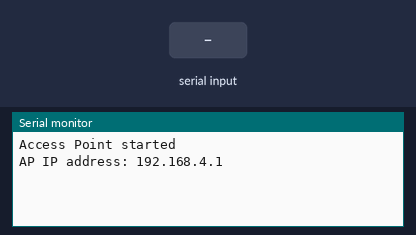
Bench run of a sketch on a simulated ESP32. Parts: the last lines printed to the serial monitor. Inputs (shaded band) come from the test bench.

Above: at 1.2 s.
1.3 s: "1" received over the second serial link
At 1.7 s:
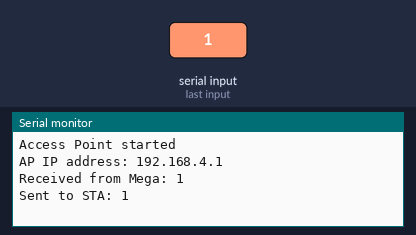
2.8 s: "0" received over the second serial link
At 4.0 s:
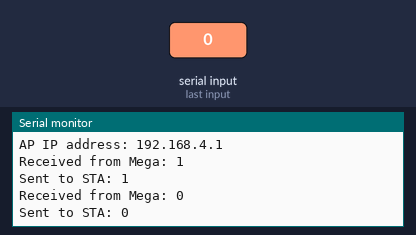
4.3 s: "2" received over the second serial link
At 5.2 s:
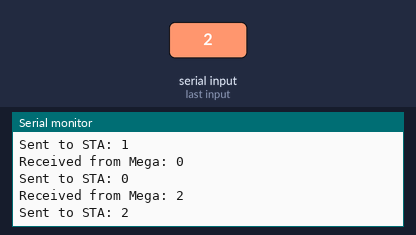

The sketch:

ESP_AP-M2M-Stationary.ino
```cpp
#include <WiFi.h>
#include <WiFiUdp.h>

#define RXD2 16
#define TXD2 17

const char* ssid = "ESP32_AP";
const char* password = "12345678";
const int udpPort = 12345;
WiFiUDP udp;

void setup() {
  Serial.begin(115200);      // Debugging
  Serial2.begin(9600, SERIAL_8N1, RXD2, TXD2);   // Communication with Arduino Mega

  WiFi.softAP(ssid, password);
  Serial.println("Access Point started");

  IPAddress IP = WiFi.softAPIP();
  Serial.print("AP IP address: ");
  Serial.println(IP);

  udp.begin(udpPort);
}

void loop() {
  // Check if data is available to read from Serial2
  if (Serial2.available()) {
    char receivedChar = Serial2.read();
    Serial.print("Received from Mega: ");
    Serial.println(receivedChar);

    // Send character to STA via UDP
    udp.beginPacket("192.168.4.2", udpPort);  // Adjust STA IP if needed
    udp.write(receivedChar);
    udp.endPacket();
    Serial.print("Sent to STA: ");
    Serial.println(receivedChar);
  }

  // Check if data is received via UDP
  int packetSize = udp.parsePacket();
  if (packetSize) {
    char incomingPacket[255];
    int len = udp.read(incomingPacket, 255);
    if (len > 0) {
      incomingPacket[len] = 0;
    }
    Serial.printf("Received via UDP: %s\n", incomingPacket);
  }
}
```

Measured:
- after the input at 1.3 s, the serial monitor: prints a new line at once (image 1)
- after the input at 2.8 s, the serial monitor: prints a new line at once (image 2)
- after the input at 4.3 s, the serial monitor: prints a new line at once (image 3)
